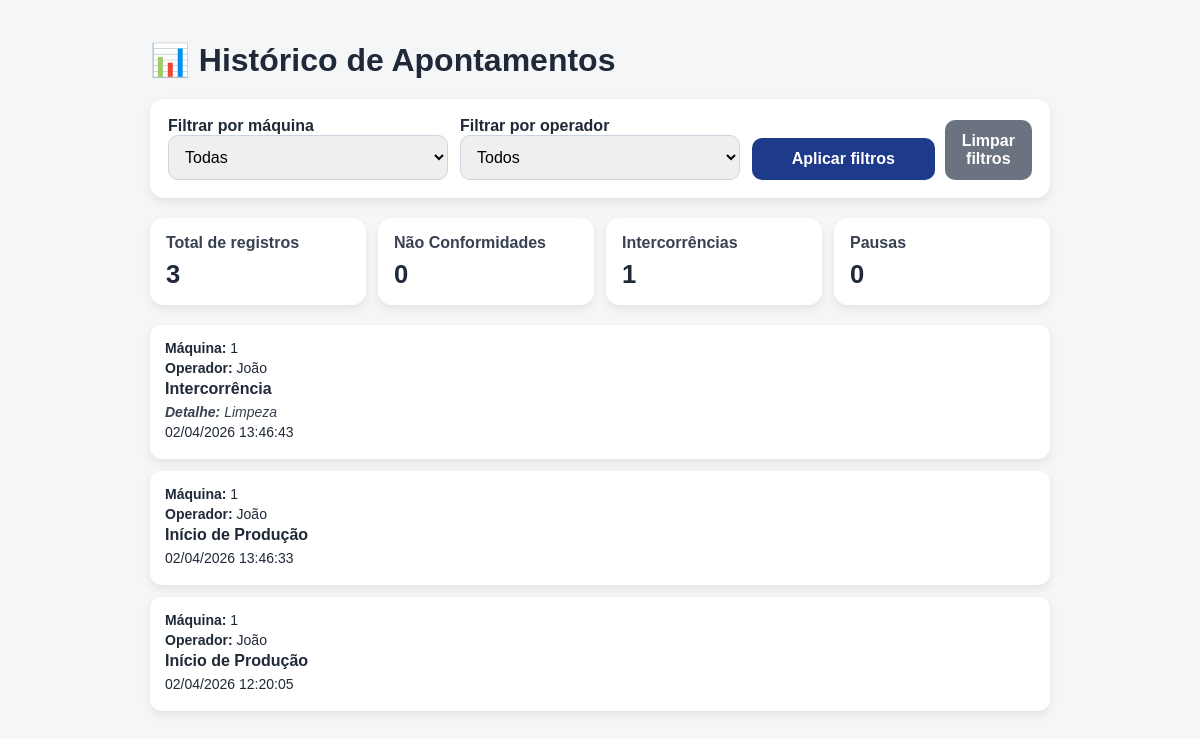
The app's page /historico, older data.
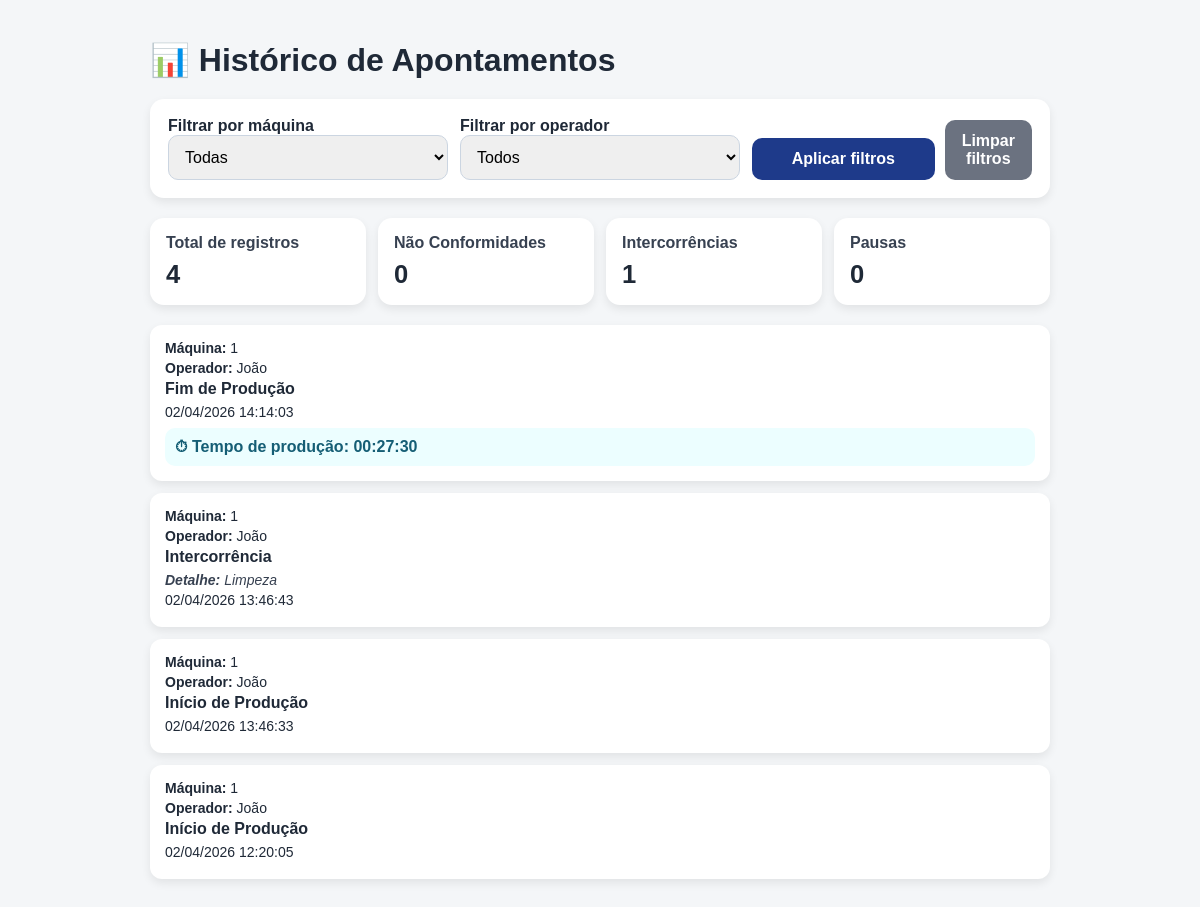
The same page, newer data.
### tables this page shows
CREATE TABLE apontamentos (
            id INTEGER PRIMARY KEY AUTOINCREMENT,
            maquina TEXT,
            operador TEXT,
            tipo TEXT,
            detalhe TEXT,
            data_hora TEXT
        );

### app.py (the view)
@app.route('/historico')
def historico():
    filtro_maquina = request.args.get('maquina', '')
    filtro_operador = request.args.get('operador', '')
    conn = sqlite3.connect('banco.db')
    cursor = conn.cursor()
    query = '''
        SELECT id, maquina, operador, tipo, detalhe, data_hora
        FROM apontamentos
        WHERE 1=1
    '''
    params = []
    if filtro_maquina:
        query += ' AND maquina = ?'
        params.append(filtro_maquina)
    if filtro_operador:
        query += ' AND operador = ?'
        params.append(filtro_operador)
    query += ' ORDER BY id DESC'
    cursor.execute(query, params)
    dados_brutos = cursor.fetchall()
    cursor.execute('SELECT DISTINCT maquina FROM apontamentos ORDER BY maquina')
    maquinas = [linha[0] for linha in cursor.fetchall()]
    cursor.execute('SELECT DISTINCT operador FROM apontamentos ORDER BY operador')
    operadores = [linha[0] for linha in cursor.fetchall()]
    total_registros = len(dados_brutos)
    total_nc = sum(1 for item in dados_brutos if item[3] == "Não Conformidade")
    total_intercorrencias = sum(1 for item in dados_brutos if item[3] == "Intercorrência")
    total_pausas = sum(1 for item in dados_brutos if item[3] == "Pausa")
    ultimos_inicios = {}
    dados = []
    dados_ordenados = list(reversed(dados_brutos))
    for item in dados_ordenados:
        id_registro, maq, op, tipo, detalhe, data_hora = item
        duracao = ""
        if tipo == "Início de Produção":
            ultimos_inicios[maq] = data_hora
        elif tipo == "Fim de Produção" and maq in ultimos_inicios:
            duracao = calcular_duracao(ultimos_inicios[maq], data_hora)
            del ultimos_inicios[maq]
        dados.append((maq, op, tipo, detalhe, data_hora, duracao))
    dados.reverse()
    conn.close()
    return render_template(
        'historico.html',
        dados=dados,
        maquinas=maquinas,
        operadores=operadores,
        filtro_maquina=filtro_maquina,
        filtro_operador=filtro_operador,
        total_registros=total_registros,
        total_nc=total_nc,
        total_intercorrencias=total_intercorrencias,
        total_pausas=total_pausas
    )

### app.py (called while the page is built)
def calcular_duracao(inicio_str, fim_str):
    formato = "%d/%m/%Y %H:%M:%S"
    inicio = datetime.strptime(inicio_str, formato)
    fim = datetime.strptime(fim_str, formato)
    duracao = fim - inicio
    total_segundos = int(duracao.total_seconds())
    horas = total_segundos // 3600
    minutos = (total_segundos % 3600) // 60
    segundos = total_segundos % 60
    return f"{horas:02d}:{minutos:02d}:{segundos:02d}"

### templates/historico.html (shortened to what this page needs)
<!DOCTYPE html>
<html lang="pt-BR">
<head>
</head>
<body>
    <div class="container">
        <h1>📊 Histórico de Apontamentos</h1>
        <form method="get" action="/historico" class="filtros">
            <div>
                <label><strong>Filtrar por máquina</strong></label>
                <select name="maquina">
                    <option value="">Todas</option>
                </select>
            </div>
            <div>
                <label><strong>Filtrar por operador</strong></label>
                <select name="operador">
                    <option value="">Todos</option>
                </select>
            </div>
            <div class="botoes-filtro">
                <button type="submit">Aplicar filtros</button>
                <a href="/historico" class="btn-limpar">Limpar filtros</a>
            </div>
        </form>
        <div class="resumo">
            <div class="card-resumo">
                <h3>Total de registros</h3>
                <p>{{ total_registros }}</p>
            </div>
            <div class="card-resumo">
                <h3>Não Conformidades</h3>
                <p>{{ total_nc }}</p>
            </div>
            <div class="card-resumo">
                <h3>Intercorrências</h3>
                <p>{{ total_intercorrencias }}</p>
            </div>
            <div class="card-resumo">
                <h3>Pausas</h3>
                <p>{{ total_pausas }}</p>
            </div>
        </div>
        {% for item in dados %}
            <div class="lista-card">
                <div class="linha"><strong>Máquina:</strong> {{ item[0] }}</div>
                <div class="linha"><strong>Operador:</strong> {{ item[1] }}</div>
                <div class="linha tipo">{{ item[2] }}</div>
                {% if item[3] %}
                    <div class="linha detalhe"><strong>Detalhe:</strong> {{ item[3] }}</div>
                {% endif %}
                <div class="linha">{{ item[4] }}</div>
                {% if item[5] %}
                    <div class="duracao">
                        ⏱ Tempo de produção: {{ item[5] }}
                    </div>
                {% endif %}
            </div>
        {% endfor %}
    </div>
</body>
</html>

### templates/historico.html (style rules this page uses)
body { font-family: Arial, sans-serif; background: #f4f6f8; margin: 0; padding: 20px; color: #1f2937; }
.container { max-width: 900px; margin: 0 auto; }
h1 { margin-bottom: 20px; }
.filtros, .resumo { display: grid; gap: 12px; margin-bottom: 20px; }
.filtros { grid-template-columns: repeat(auto-fit, minmax(220px, 1fr)); background: white; padding: 18px; border-radius: 14px; box-shadow: 0 4px 10px rgba(0,0,0,0.08); }
.resumo { grid-template-columns: repeat(auto-fit, minmax(180px, 1fr)); }
.card-resumo { background: white; padding: 16px; border-radius: 14px; box-shadow: 0 4px 10px rgba(0,0,0,0.08); }
.card-resumo h3 { margin: 0 0 8px; font-size: 1rem; color: #374151; }
.card-resumo p { margin: 0; font-size: 1.6rem; font-weight: bold; }
.lista-card { background: white; padding: 15px; border-radius: 12px; margin-bottom: 12px; box-shadow: 0 4px 10px rgba(0,0,0,0.08); }
.linha { font-size: 14px; margin-bottom: 4px; }
.tipo { font-weight: bold; font-size: 16px; margin-bottom: 6px; }
.detalhe { color: #374151; font-style: italic; }
.duracao { margin-top: 8px; padding: 10px; border-radius: 10px; background: #ecfeff; color: #155e75; font-weight: bold; }
select, button { width: 100%; padding: 12px; border-radius: 10px; border: 1px solid #cbd5e1; font-size: 1rem; }
button { background: #1e3a8a; color: white; border: none; cursor: pointer; font-weight: bold; }
.botoes-filtro { display: flex; gap: 10px; align-items: end; }
.btn-limpar { background: #6b7280; text-decoration: none; color: white; display: inline-block; text-align: center; padding: 12px; border-radius: 10px; font-weight: bold; }

Row changes from the older to the newer data that the page shows:
added apontamentos: maquina "1", operador "João", tipo "Fim de Produção", data_hora "02/04/2026 14:14:03", item "00:27:30"
Text that changed along with them:
{{ total_registros }}: "3" → "4"
